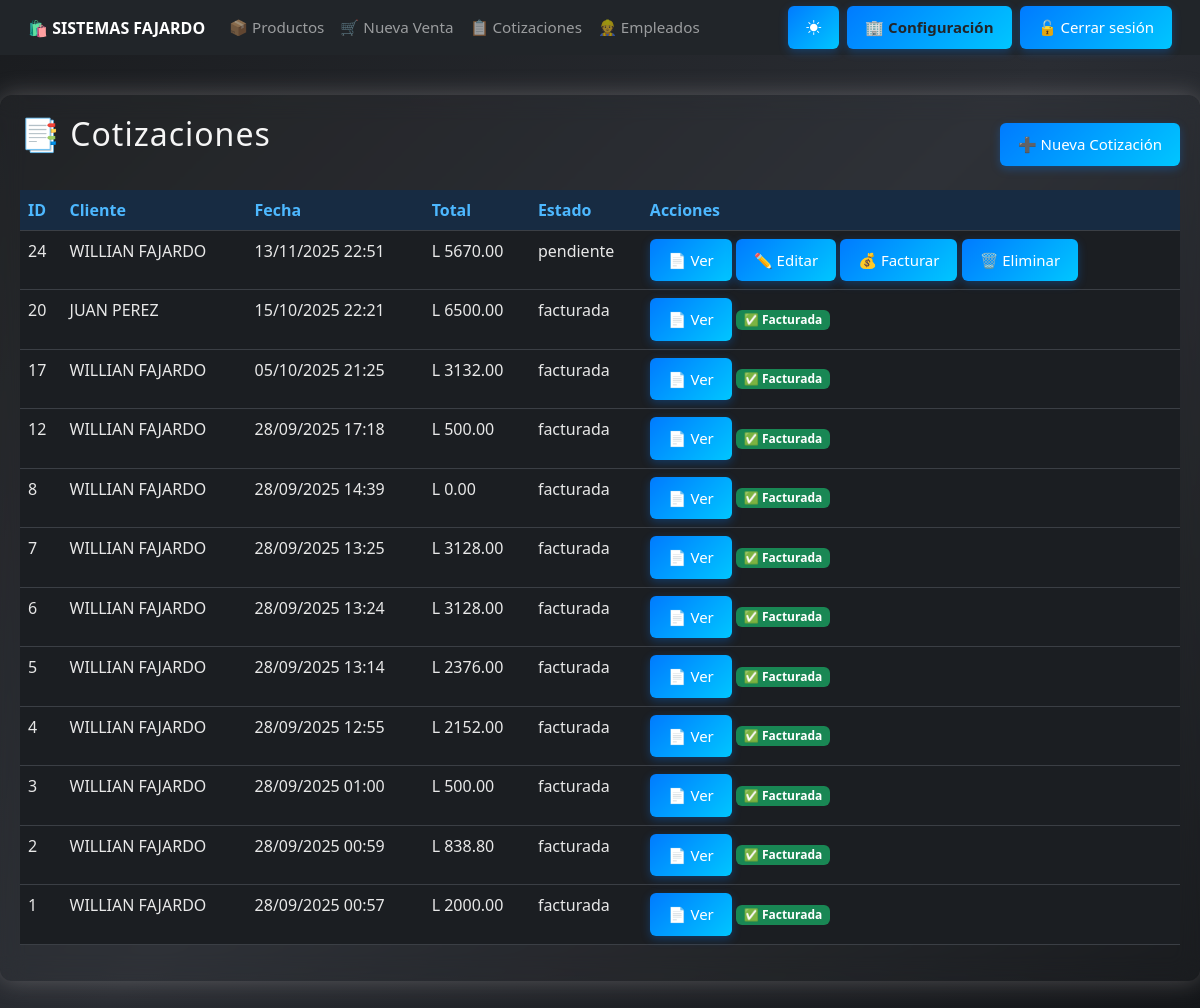
Before: /cotizaciones/ (signed in) with the older database file.
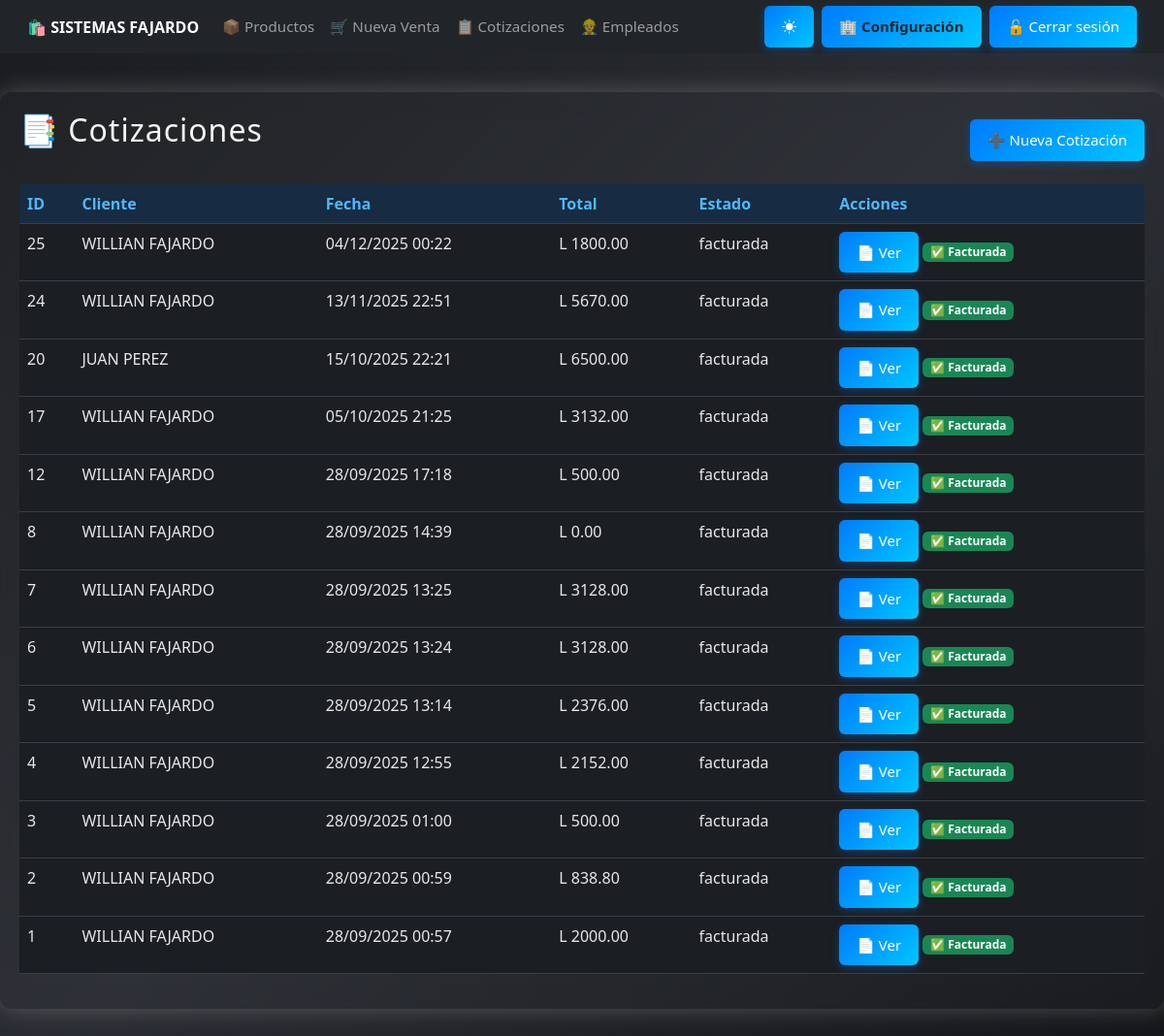
After: the same page with the newer database file.
### core/models.py (models this page shows, shortened)
class EmpresaConfig(models.Model):
    nombre = models.CharField(max_length=150)
    rtn = models.CharField(max_length=20)
    direccion = models.CharField(max_length=255)
    telefono = models.CharField(max_length=20, blank=True, null=True)
    correo = models.CharField(max_length=150, blank=True, null=True)

class Cotizacion(models.Model):
    cliente = models.ForeignKey('Cliente', on_delete=models.CASCADE)
    fecha = models.DateTimeField(auto_now_add=True)
    total = models.DecimalField(max_digits=10, decimal_places=2, default=0)
    estado = models.CharField(max_length=20, default="pendiente")  # pendiente, facturada

class Cliente(models.Model):
    nombre = models.CharField(max_length=150)
    rtn = models.CharField(max_length=20, blank=True, null=True)
    direccion = models.CharField(max_length=255, blank=True, null=True)
    telefono = models.CharField(max_length=20, blank=True, null=True)

### core/views.py (the view)
# urls.py: path('cotizaciones/', views.lista_cotizaciones, name='lista_cotizaciones'),
@login_required
@permission_required('core.view_cotizacion', raise_exception=True)
def lista_cotizaciones(request):
    cotizaciones = Cotizacion.objects.all().order_by('-fecha')
    return render(request, 'cotizaciones/lista_cotizaciones.html', {'cotizaciones': cotizaciones})

### core/context_processors.py (called while the page is built)
def empresa_context(request):
    try:
        empresa = EmpresaConfig.objects.get(pk=1)
    except EmpresaConfig.DoesNotExist:
        empresa = None
    return {
        'empresa': empresa
    }

### core/templates/cotizaciones/lista_cotizaciones.html (shortened to what this page needs)
{% extends 'base.html' %}
{% block content %}
<div class="contenedor">
  <div class="d-flex justify-content-between align-items-center mb-3">
  <h2>📑 Cotizaciones</h2>
  <a href="{% url 'crear_cotizacion' %}" class="btn btn-primary">➕ Nueva Cotización</a>
</div>
<table class="table">
  <thead>
    <tr>
      <th>ID</th>
      <th>Cliente</th>
      <th>Fecha</th>
      <th>Total</th>
      <th>Estado</th>
      <th>Acciones</th>
    </tr>
  </thead>
  <tbody>
    {% for c in cotizaciones %}
      <tr>
        <td>{{ c.id }}</td>
        <td>{{ c.cliente.nombre }}</td>
        <td>{{ c.fecha|date:"d/m/Y H:i" }}</td>
        <td>L {{ c.total }}</td>
        <td>{{ c.estado }}</td>
        <td>
          <a href="{% url 'detalle_cotizacion' c.id %}" class="btn btn-info btn-sm">📄 Ver</a>
          {% if c.estado == "pendiente" %}
          <a href="{% url 'editar_cotizacion' c.id %}" class="btn btn-warning btn-sm">✏️ Editar</a>
          <a href="{% url 'facturar_cotizacion' c.id %}" class="btn btn-success btn-sm">💰 Facturar</a>
          {% if perms.core.delete_cotizacion %}
          <a href="{% url 'eliminar_cotizacion' c.id %}" class="btn btn-danger btn-sm"
          onclick="return confirm('⚠️ ¿Seguro que deseas eliminar esta cotización?');">🗑️ Eliminar</a>
          {% endif %}
          {% else %}
            <span class="badge bg-success">✅ Facturada</span>
          {% endif %}
        </td>
      </tr>
    {% empty %}
      <tr>
        <td colspan="6" class="text-center">No hay cotizaciones registradas.</td>
      </tr>
    {% endfor %}
  </tbody>
</table>
{% endblock %}

### core/templates/base.html (shortened to what this page needs)
<!DOCTYPE html>
<html lang="es">
<head>
  {% load static %}
  <link href="https://cdn.jsdelivr.net/npm/bootstrap@5.3.0/dist/css/bootstrap.min.css" rel="stylesheet">
  <link rel="stylesheet" href="{% static 'css/estilo_base.css' %}">
  <link href="https://cdn.jsdelivr.net/npm/bootstrap-icons@1.11.3/font/bootstrap-icons.css" rel="stylesheet">
</head>
<body>
  <nav class="navbar navbar-expand-lg navbar-dark bg-dark sticky-top" id="menu-principal">
    <div class="container-fluid">
      <a class="navbar-brand fw-bold" href="{% url 'dashboard' %}">
        🛍️ {{ empresa.nombre|default:"SISTEMAS FAJARDO" }}
      </a>
      <div class="collapse navbar-collapse" id="navbarNav">
        <ul class="navbar-nav me-auto">
          <li class="nav-item">
            <a class="nav-link" href="{% url 'listar_productos' %}">📦 Productos</a>
          </li>
          <li class="nav-item">
            {% if perms.core.add_venta %}
              <a class="nav-link" href="{% url 'crear_venta' %}">🛒 Nueva Venta</a>
            {% endif %}
          </li>
          <li class="nav-item">
            {% if perms.core.view_cotizacion %}
              <a class="nav-link" href="{% url 'lista_cotizaciones' %}">📋 Cotizaciones</a>
            {% endif %}
          </li>
          <li class="nav-item">
            {% if perms.core.view_empleado %}
              <a class="nav-link" href="{% url 'lista_empleados' %}">👷 Empleados</a>
            {% endif %}
          </li>
        </ul>
        <ul class="navbar-nav ms-auto align-items-center">
          <li class="nav-item me-2">
            <button id="themeToggle" class="btn btn-outline-light btn-sm">
              <i class="bi bi-brightness-high-fill" id="themeIcon"></i>
            </button>
          </li>
          {% if perms.core.view_empleado %}
          <li class="nav-item me-2">
            <a href="{% url 'configuracion_empresa' %}"
               class="btn btn-warning btn-sm fw-bold text-dark">
              🏢 Configuración
            </a>
          </li>
          {% endif %}
          {% if user.is_authenticated %}
          <li class="nav-item">
            <form action="{% url 'logout' %}" method="post">
              <button type="submit" class="btn btn-danger btn-sm">
                🔓 Cerrar sesión
              </button>
            </form>
          </li>
          {% endif %}
        </ul>
      </div>
    </div>
  </nav>
  <div class="container-fluid px-0">
    {% block content %}
    {% endblock %}
  </div>
</body>
</html>

### static/css/estilo_base.css (style rules this page uses)
.contenedor { max-width: 1600px; margin: 40px auto; padding: 20px; background: rgba(124, 121, 121, 0.06); backdrop-filter: blur(12px); border-radius: 12px; box-shadow: 0 0 25px rgba(206, 199, 199, 0.3); font-family: 'Segoe UI', sans-serif; transition: all 0.4s ease; box-sizing: border-box; }
h2, h3 { text-align: center; color: #f5f5f5; margin-bottom: 20px; letter-spacing: 1px; transition: color 0.3s ease; }
button, .btn { background: linear-gradient(135deg, #007bff, #00c6ff); color: white; padding: 12px 20px; border: none; border-radius: 6px; font-size: 16px; cursor: pointer; transition: all 0.3s ease; box-shadow: 0 3px 10px rgba(0, 123, 255, 0.3); }
body { background: linear-gradient(135deg, #1a1c1f, #2a2d33, #141619); background-attachment: fixed; color: #f1f1f1; transition: all 0.4s ease; }
@media (max-width: 1200px) { .btn { font-size: 15px; padding: 10px 18px; } }
.navbar, .container, .btn, .contenedor, .form-row, .productos-box { transition: all 0.3s ease; }
.navbar { padding: 0.4rem 1rem !important; }
.navbar-brand { font-size: 1rem; white-space: nowrap; }
.navbar-nav .nav-link { font-size: 0.95rem; padding: 6px 10px; }
html, body { height: 100%; min-height: 100vh; margin: 0; padding: 0; display: flex; flex-direction: column; }
:root { --radius: 6px; }
body:not(.light-mode) { --bs-body-bg: #1b1e22; --bs-body-color: #e8e8e8; --bs-border-color: #3b3f45; --bs-primary-bg-subtle: #172b42; --bs-primary-text: #4db8ff; --bs-card-bg: #22262b; --bs-table-bg: #262b31; --bs-table-striped-bg: #2c3238; --bs-table-hover-bg: #333a42; --bs-warning-bg: #5c4d00; --bs-danger-bg: #5c1f1f; }
body, html { background-color: var(--bs-body-bg) !important; color: var(--bs-body-color) !important; }
.table { background-color: var(--bs-table-bg) !important; color: var(--bs-body-color) !important; }
.table thead th { background-color: var(--bs-primary-bg-subtle) !important; color: var(--bs-primary-text) !important; }
.btn { border-radius: var(--radius); }
.btn-primary { background-color: var(--bs-primary-text); border-color: var(--bs-primary-text); }

Changed rows visible on the page:
added Cotizacion: id "25", cliente.nombre "WILLIAN FAJARDO", fecha "04/12/2025 00:22", total "1800.00", estado "facturada", shows "✅ Facturada"
changed Cotizacion id 24: estado "pendiente" → "facturada"; estado "✏️ Editar 💰 Facturar 🗑️ Eliminar" → "✅ Facturada"
